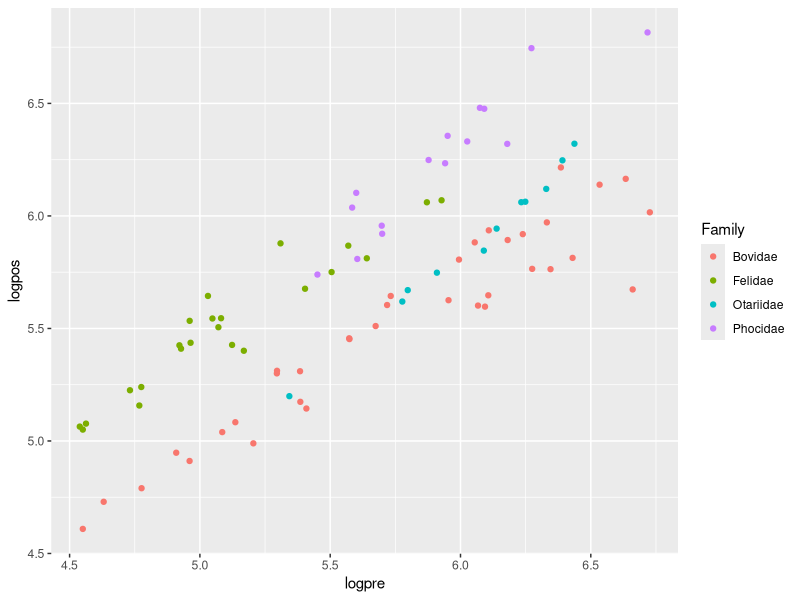

Write R code to recreate this figure. (Note: this script raises an error after producing the figure.)
#Molly Jenkins
#Assignment 4
#ENEC563 
#02/27/2017
# 
# 1) Read the data in and use table to see the number of counts of each family.  One family has only three observations.
#   i) Remove this family from the data.
#   ii) If you examine the Family, you will notice that there is a "ghost" level for the family that you remove.  
    #Run the droplevels function on the data frame and put the output in your data frame for analysis.
# 
# 2) If you run table on the Taxon variable, you will notice that some species have multiple representatives. 
  #There are frequently different relationships within taxa than there are among taxa for body size relationships
    # i) Discuss why this would be a problem for your analysis if you are primarily concerned with among taxon relationships
    # ii) To get around this problem, generate a new data frame that was one row for each Taxon and includes just the Family, 
        # and the mean pre- and post- diaphragmatic body length (see hint!)

# 3) Carry out a formal statistical test to determine whether the allometric exponents of the pre- and pos- diaphragmatic lengths 
    # are constant across the four families.  For convenience,  
    # use log (post- diaphragmatic length) as the response (x, dep) variable and log(pre-diaphragmatic length) as a predictor (y, ind).

# 4) If you determine that the exponents are different, determine the families for which the allometric exponents are significantly different 
    # and the orders for which they are not.

# 5) Refit the model so that the 8 coefficients are the intercepts and slopes for each of the families.  
    # Generate a confidence interval for each of the slopes and determine 
    # which families the relationship can and cannot be distinguished from an isometric one (i.e. the slope is 1).

# 6) Summarize the 3-5.
#   i) Describe in words the results of the models.  Focus on any differences betwee the aquatic (Otariidae and Phocidae) and terrestrial (Bovidae and Felidae) families.
#   ii) Display the results of the analysis by plotting the data and the predictions from the best fit model.


#setwd('C:/git/coursework/ENEC563/')
library(nlme)
library(dplyr)
library(ggplot2)


####Problem 1####
body = read.csv('mammalianbody.csv', header = TRUE)
table(body$Family)

body2 = body[body[,1] != "Odobenidae", ] #all rows where family is not equal to Odobenidae
unique(body2$Family) #ghost level there when category isn't! 
body2 = droplevels(body2)
unique(body2$Family) #fixed

####Problem 2####
table(body2$Taxon)
#This could be problematic as it introduces variation within-groups; 
#no two representatives of the same group are necessarily the same in terms of allometric scaling. 
#This introduces extra variation in terms of deriving a generalizable body scale relationship.  

body3 = body2 %>% 
  group_by(Family,Taxon) %>%
  summarize(meanpre = mean(PreL), 
            meanpos= mean(PosL))

####Problem 3####
body3$logpre = log(body3$meanpre)
body3$logpos = log(body3$meanpos)

mod1 = lm(logpos~logpre*Family, data = body3) #Bovidae is intercept; separate slopes model

sink("A4_table1.txt")
summary(lm(logpos~logpre*Family, data = body3))
sink()

anova(mod1)
coef(mod1)
body3$preds = predict(mod1)
plot = ggplot(body3,aes(x=logpre,y=logpos,color=Family))+geom_point()
contrasts(body3$Family)
####Problem 4####
#Otariidae and Phocidae MAY be different, but Otariidae especially 

body3$fampho<-factor(body3$Family,c("Phocidae","Otariidae","Bovidae","Felidae")) #creates a new factor with Phocidae as the base level.
contrasts(body3$fampho)

####Problem 5####
mod2 = lm(logpos~logpre*fampho, data = body3)
summary(mod2)
anova(mod2)

#additive model with Family and Family:log(pre diaphragmatic length) and removing the intercept from the model

mod3 = lm(logpos~Family+Family:logpre -1, data=body3)
sink("A4_table2.txt")
summary(mod3)
sink()

sink("A4_confints.txt")
confint(mod3)
sink()
#Otariidae and Phocidae both cross into negatives on the left tail; different 

####Problem 6####
plot+geom_point()+geom_line(aes(y = predict(mod3)))
#slope for Otariidae definitely looks really noticably different 